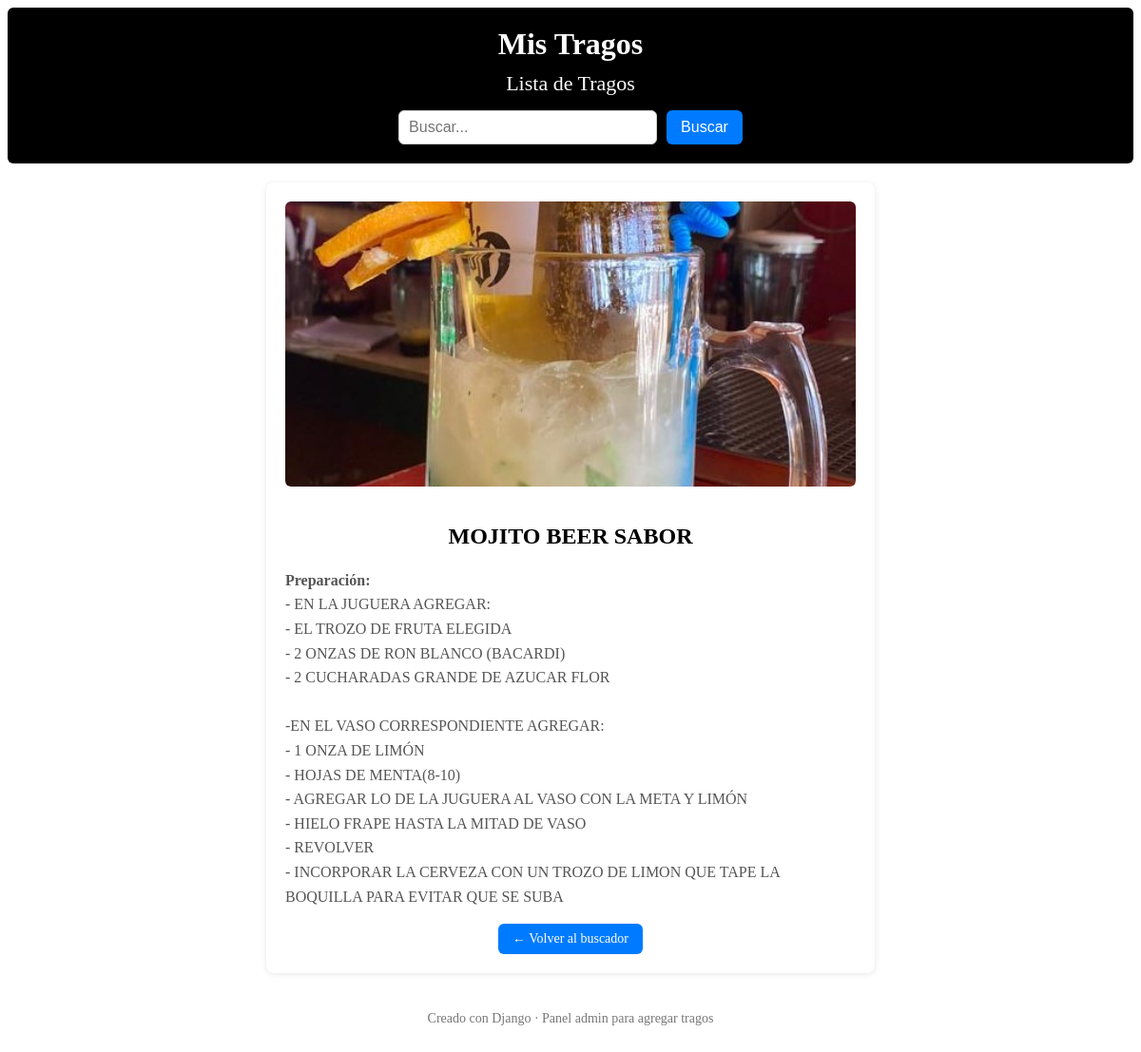
Before: /trago/14/ with the older database file.
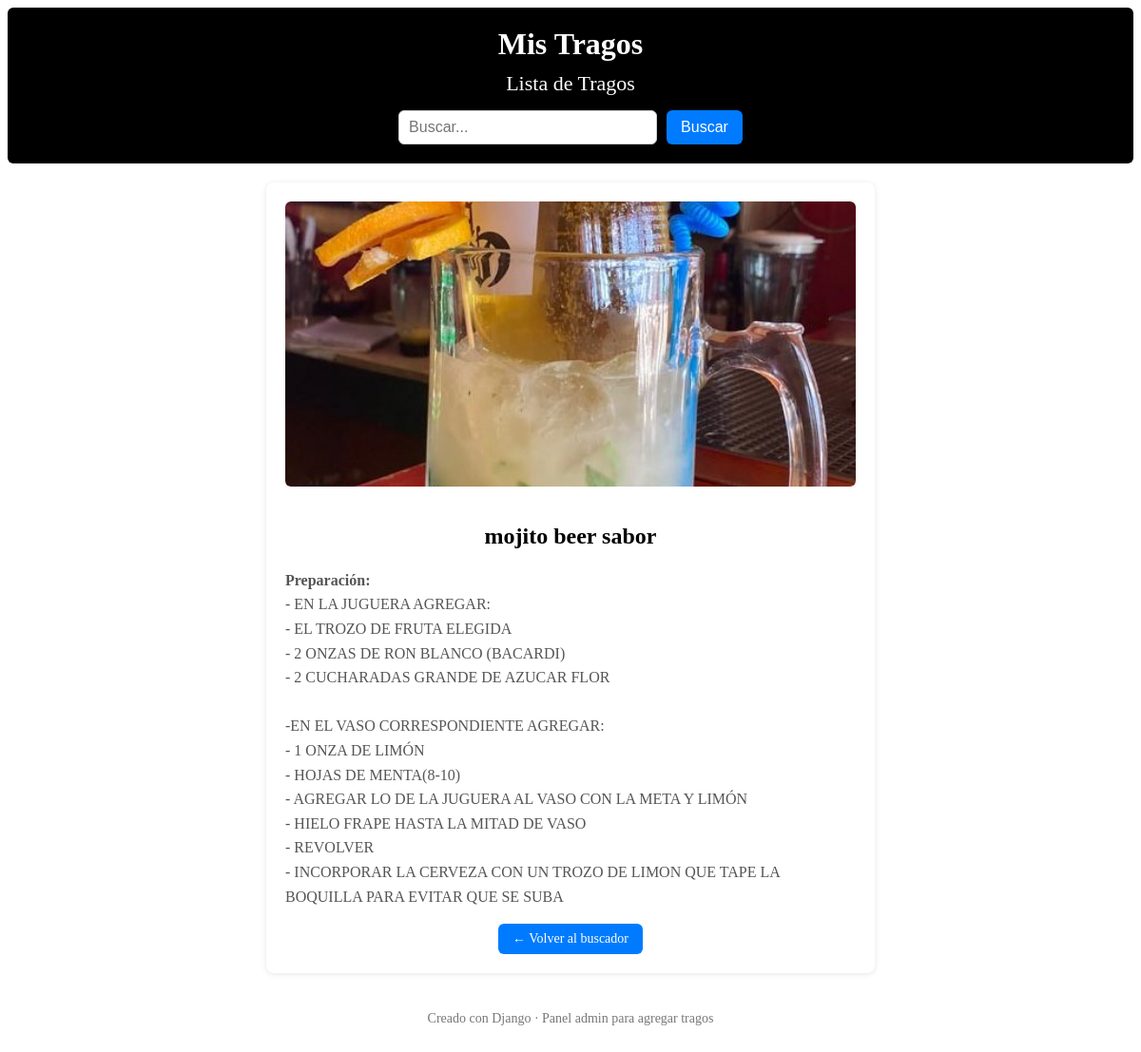
After: the same page with the newer database file.
### core/models.py (models this page shows, shortened)
class Trago(models.Model):
    nombre = models.CharField(max_length=100)
    preparacion = models.TextField()
    imagen = models.ImageField(upload_to='tragos/', blank=True, null=True)

### core/views.py (the view)
# urls.py: path('trago/<int:pk>/', views.detalle_trago, name='detalle'),
def detalle_trago(request, pk):
    trago = get_object_or_404(Trago, pk=pk)
    return render(request, 'core/detalle.html', {'trago': trago})

### core/templates/core/detalle.html (shortened to what this page needs)
{% extends "core/base.html" %}
{% block content %}
<div class="detalle-card">
    {% if trago.imagen %}
        <img src="{{ trago.imagen.url }}" alt="{{ trago.nombre }}" class="detalle-imagen">
    {% endif %}
    <h2>{{ trago.nombre }}</h2>
    <p><strong>Preparación:</strong><br>{{ trago.preparacion|linebreaksbr }}</p>
    <a href="{% url 'core:index' %}" class="btn-volver">← Volver al buscador</a>
</div>
{% endblock %}

Changed rows visible on the page:
changed Trago: nombre "MOJITO BEER SABOR" → "mojito beer sabor"
